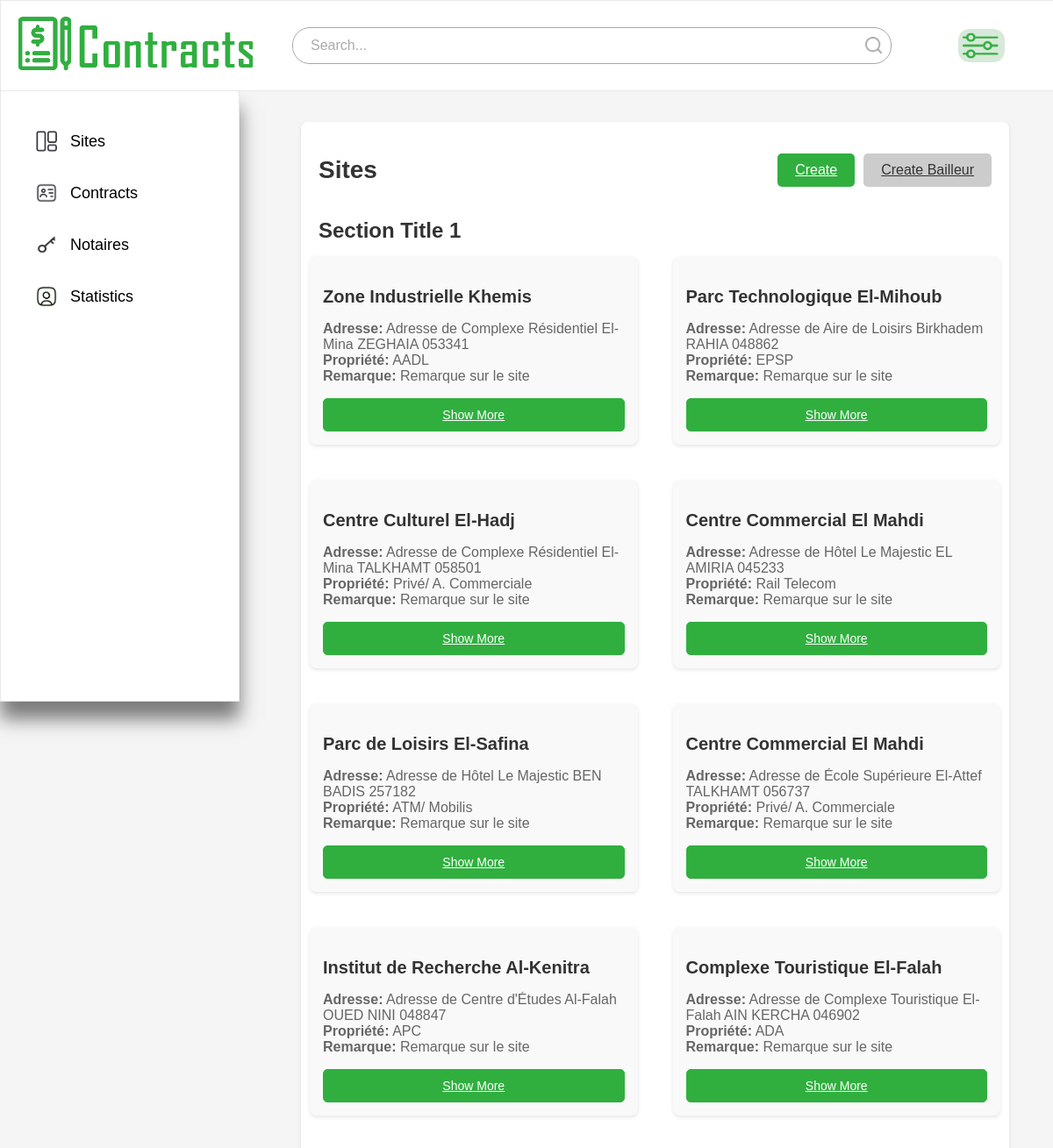
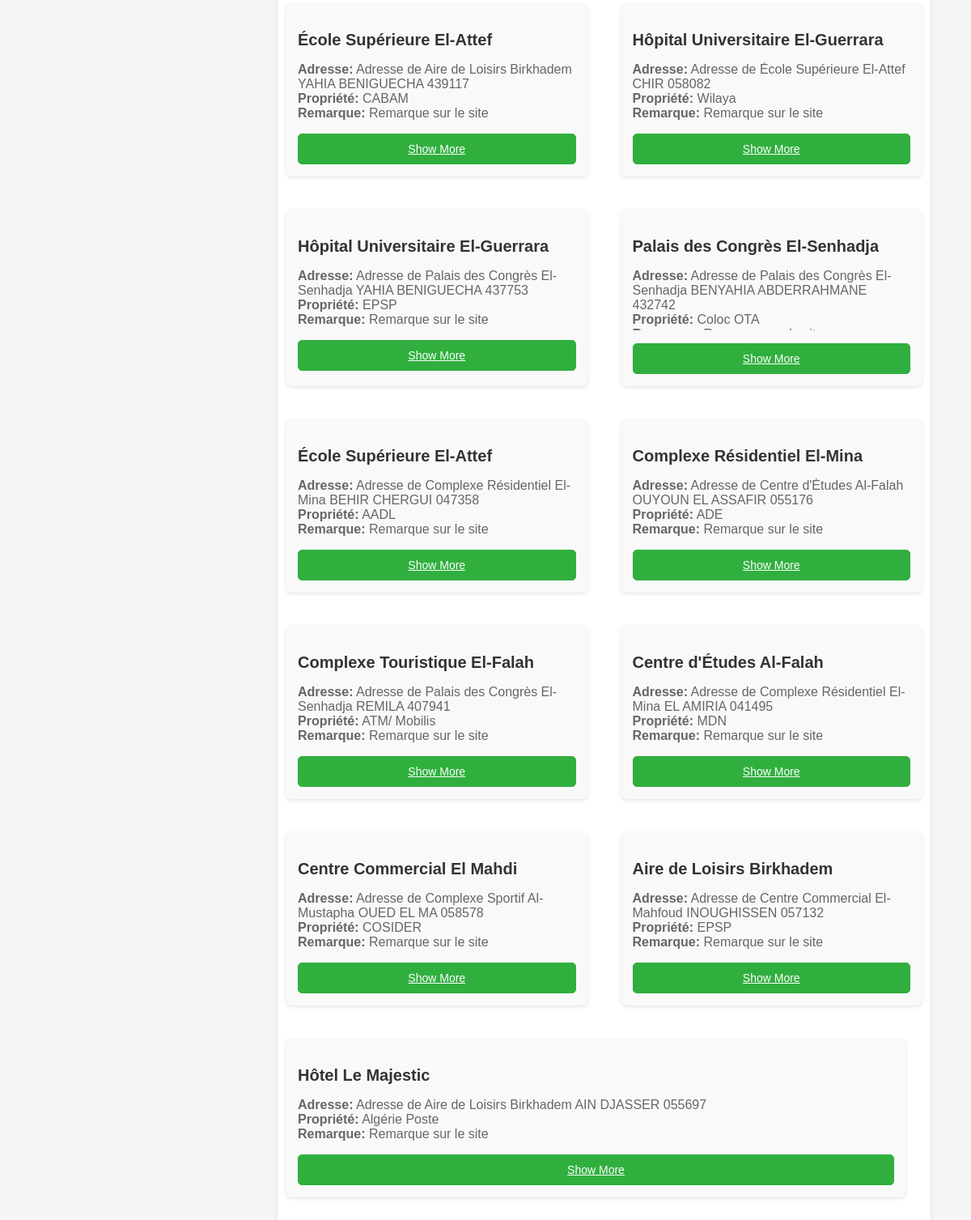
Screenshot of /site/search/ with the database file from the repository (2 pictures, top to bottom).
### app1/models.py (models this page shows, shortened)
class Site(models.Model):
    code_site = models.CharField(max_length=100, unique=True)
    nom_site = models.CharField(max_length=255)
    commune = models.ForeignKey(Commune, on_delete=models.CASCADE)
    daira = models.ForeignKey(Daira, on_delete=models.CASCADE)
    wilaya = models.ForeignKey(Wilaya, on_delete=models.CASCADE)
    longitude = models.FloatField()
    latitude = models.FloatField()
    typologie = models.CharField(max_length=255)
    surface_louee = models.FloatField()
    propriete = models.CharField(max_length=255, choices=PROPRIETE_SITE_CHOICES)
    adresse = models.CharField(max_length=255)
    bailleur = models.ForeignKey(Bailleur, on_delete=models.CASCADE)
    remarque = models.TextField(blank=True, null=True)

class Commune(models.Model):
    name = models.CharField(max_length=100)
    daira = models.ForeignKey(Daira, on_delete=models.CASCADE)
    wilaya = models.ForeignKey(Wilaya, on_delete=models.CASCADE)
    def __str__(self):
        return self.name

### app1/views.py (the view)
# urls.py: path('site/search/', views.site_search, name='site_search'),
def site_search(request):          #filtering logic for sites
    search_query = request.GET.get('search_query', '').strip()
    filter_by = request.GET.get('filter_by', 'nom_site')
    print(search_query)
    print(filter_by)
    if search_query:
        if filter_by == 'nom_site':
            sites = Site.objects.filter(nom_site__icontains=search_query)
        elif filter_by == 'code_site':
            sites = Site.objects.filter(code_site__icontains=search_query)
        elif filter_by == 'adresse':
            sites = Site.objects.filter(adresse__icontains=search_query)
        elif filter_by == 'commune':
            sites = Site.objects.filter(commune__name__icontains=search_query)
        elif filter_by == 'daira':
            sites = Site.objects.filter(daira__name__icontains=search_query)
        elif filter_by == 'wilaya':
            sites = Site.objects.filter(wilaya__name__icontains=search_query)
        elif filter_by == 'typologie':
            sites = Site.objects.filter(typologie__icontains=search_query)
        elif filter_by == 'propriete':
            sites = Site.objects.filter(propriete__icontains=search_query)
        elif filter_by == 'bailleur':
            sites = Site.objects.filter(bailleur__nom_bailleur__icontains=search_query)
        else:
            sites = Site.objects.all()
    else:
        sites = Site.objects.all()
    return render(request, 'sites/sites.html', {'sites': sites, 'search_query': search_query, 'filter_by': filter_by})

### app1/templates/sites/sites.html (shortened to what this page needs)
{% load static %}
<!DOCTYPE html>
<html lang="en">
<head>
    <link rel="stylesheet" href="{% static 'css/tester.css' %}">
</head>
<body>
    <nav class="navbar">
        <div class="logo">
            <a href="{% url 'sitess' %}"><img src="{% static 'images/company8.png' %}" alt="Logo"></a>
        </div>
        <div class="search-bar">
            <form method="GET" action="{% url 'site_search' %}">
                <input type="text" name="search_query" placeholder="Search..." value="{{ request.GET.search_query }}">
                <button type="submit"><img src="{% static 'images/search.png' %}" alt="Search"></button>
            </form>
        </div>
        <div class="filter">
            <button type="button" id="filterButton"><img src="{% static 'images/fil5.png' %}" alt="Filter"></button>
        </div>
    </nav>
    <div class="container">
        <div class="sidebar">
            <ul>
                <li><a href="{% url 'sitess' %}"><img src="{% static 'images/sites.png' %}" alt="Dashboard Default" class="default-img"><img src="{% static 'images/sites5.png' %}" alt="Dashboard Hover" class="hover-img">Sites</a></li>
                <li><a href="{% url 'contrats' %}"><img src="{% static 'images/conts.png' %}" alt="Profile Default" class="default-img"><img src="{% static 'images/conts5.png' %}" alt="Profile Hover" class="hover-img">Contracts</a></li>
                <li><a href="{% url 'notaires' %}"><img src="{% static 'images/not.png' %}" alt="Messages Default" class="default-img"><img src="{% static 'images/not5.png' %}" alt="Messages Hover" class="hover-img">Notaires</a></li>
                <li><a href="{% url 'calculate_statistics' %}"><img src="{% static 'images/sett2.png' %}" alt="Settings Default" class="default-img">Statistics</a></li>
            </ul>
        </div>
        <div class="main-content">
            <div class="content-container">
                <header class="content-header">
                    <h1>Sites</h1>
                    <div class="action-buttons">
                        <a href="{% url 'siteprof' %}" class="btn-primary">Create</a>
                        <a href="{% url 'baill' %}" class="btn-secondary">Create Bailleur</a>
                    </div>
                </header>
                <section class="section">
                    <h2>Section Title 1</h2>
                    <div class="cards">
                        {% for site in sites %}
                        <div class="card">
                            <h3>{{ site.nom_site }}</h3>
                            <p><b>Adresse:</b> {{ site.adresse }} {{ site.commune }} {{ site.code_site }}<br>
                            <b>Propriété:</b> {{ site.propriete }}<br>
                            <b>Remarque:</b> {{ site.remarque }}</p>
                            <a href="{% url 'site_detail' site.id %}" class="show-more">Show More</a>
                        </div>
                        {% endfor %}
                    </div>
                </section>
            </div>
        </div>
    </div>
</body>
</html>

### app1/static/css/tester.css (style rules this page uses)
body { margin: 0; background-color: #F5F5F5; font-family: Arial, sans-serif, Poppins; overflow-x: hidden; }
.navbar { width: 100%; height: 102px; background-color: white; display: flex; align-items: center; justify-content: space-between; padding: 0 20px; border: 1px solid #e8e8e8; position: fixed; top: 0; left: 0; z-index: 1000; }
.logo { font-size: 24px; font-weight: bold; }
.filter { display: flex; align-items: center; justify-content: center; margin: 80px 55px; position: relative; }
.filter button { padding: 10px 20px; border: 1px solid white; border-radius: 20px; background-color: white; cursor: pointer; display: flex; align-items: center; justify-content: center; }
.filter button img { width: 53px; height: 38px; }
.search-bar { flex-grow: 1; max-width: 989px; position: relative; display: flex; align-items: center; border-radius: 20px; border: 1px solid #a7a7a7; background-color: #ffffff; margin-left: 45px; height: 40px; }
.search-bar input { width: calc(100% - 40px); padding: 10px 20px; border: none; border-radius: 20px; font-size: 16px; color: #333; }
.search-bar input::placeholder { color: #aaa; }
.search-bar button { position: absolute; right: 10px; padding: 0; border: none; background-color: transparent; cursor: pointer; height: 100%; }
.search-bar button img { width: 19px; height: 19px; }
.container { display: flex; margin-top: 102px; }
.sidebar { width: 273px; background-color: white; color: black; padding: 20px; position: fixed; top: 102px; left: 0; height: calc(100vh - 102px); overflow-y: auto; border: 1px solid #e8e8e8; box-shadow: 0 20px 20px rgba(0, 0, 0, 0.5); box-sizing: border-box; }
.sidebar ul { list-style: none; padding: 0; }
.sidebar ul li { margin: 15px 0; position: relative; }
.sidebar ul li a { color: black; text-decoration: none; font-size: 18px; display: flex; align-items: center; padding: 10px 20px; border-radius: 5px; transition: color 0.3s, font-weight 0.3s; gap: 15px; }
.sidebar ul li a img { width: 24px; height: 24px; transition: opacity 0.3s; }
.sidebar ul li a .default-img { opacity: 1; }
.sidebar ul li a::before { content: ""; position: absolute; left: -10px; top: 0; height: 100%; width: 10px; background-color: #30af3f; border-radius: 0 10px 10px 0; opacity: 0; transition: opacity 0.3s; z-index: -1; }
.main-content { margin-left: 293px; padding: 20px; flex-grow: 1; }
.content-container { max-width: 1000px; width: calc(100% - 60px); margin: 17px 30px; background-color: #fff; border-radius: 8px; box-shadow: 0 2px 4px rgba(0, 0, 0, 0.1); padding: 20px; box-sizing: border-box; overflow: auto; flex-grow: 1; }
.content-header { display: flex; justify-content: space-between; align-items: center; margin-bottom: 20px; }
.content-header h1 { font-size: 28px; color: #333; }
.action-buttons { display: flex; gap: 10px; }
.action-buttons .btn-primary, .action-buttons .btn-secondary { padding: 10px 20px; border: none; border-radius: 5px; cursor: pointer; }
.action-buttons .btn-primary { background-color: #30af3f; color: #fff; }
.action-buttons .btn-secondary { background-color: #ccc; color: #333; }
.section { margin-bottom: 30px; }
.section h2 { font-size: 24px; color: #333; margin-bottom: 15px; }
.cards { display: flex; flex-wrap: wrap; gap: 20px; margin-left: -10px; margin-right: -10px; }
.card { flex: 1 1 calc(50% - 20px); background-color: #f9f9f9; padding: 15px; border-radius: 8px; box-shadow: 0 2px 4px rgba(0, 0, 0, 0.1); box-sizing: border-box; margin-bottom: 20px; }
.card:nth-child(odd) { margin-right: 20px; }
.card h3 { font-size: 20px; color: #333; margin-bottom: 10px; }
.card p { font-size: 16px; color: #666; max-height: 4.8em; overflow: hidden; transition: max-height 0.3s ease; }
.show-more { display: block; margin: 10px 0 0; padding: 10px; font-size: 14px; color: #fff; background-color: #30af3f; border: 1px solid #30af3f; border-radius: 5px; cursor: pointer; text-align: center; transition: background-color 0.3s, color 0.3s; }

### rows the page displays
Site: nom_site "Zone Industrielle Khemis", adresse "Adresse de Complexe Résidentiel El-Mina", commune "ZEGHAIA", code_site "053341", propriete "AADL", remarque "Remarque sur le site"
Site: nom_site "Parc Technologique El-Mihoub", adresse "Adresse de Aire de Loisirs Birkhadem", commune "RAHIA", code_site "048862", propriete "EPSP", remarque "Remarque sur le site"
Site: nom_site "Centre Culturel El-Hadj", adresse "Adresse de Complexe Résidentiel El-Mina", commune "TALKHAMT", code_site "058501", propriete "Privé/ A. Commerciale", remarque "Remarque sur le site"
Site: nom_site "Centre Commercial El Mahdi", adresse "Adresse de Hôtel Le Majestic", commune "EL AMIRIA", code_site "045233", propriete "Rail Telecom", remarque "Remarque sur le site"
Site: nom_site "Parc de Loisirs El-Safina", adresse "Adresse de Hôtel Le Majestic", commune "BEN BADIS", code_site "257182", propriete "ATM/ Mobilis", remarque "Remarque sur le site"
Site: nom_site "Centre Commercial El Mahdi", adresse "Adresse de École Supérieure El-Attef", commune "TALKHAMT", code_site "056737", propriete "Privé/ A. Commerciale", remarque "Remarque sur le site"
Site: nom_site "Institut de Recherche Al-Kenitra", adresse "Adresse de Centre d'Études Al-Falah", commune "OUED NINI", code_site "048847", propriete "APC", remarque "Remarque sur le site"
Site: nom_site "Complexe Touristique El-Falah", adresse "Adresse de Complexe Touristique El-Falah", commune "AIN KERCHA", code_site "046902", propriete "ADA", remarque "Remarque sur le site"
Site: nom_site "École Supérieure El-Attef", adresse "Adresse de Aire de Loisirs Birkhadem", commune "YAHIA BENIGUECHA", code_site "439117", propriete "CABAM", remarque "Remarque sur le site"
Site: nom_site "Hôpital Universitaire El-Guerrara", adresse "Adresse de École Supérieure El-Attef", commune "CHIR", code_site "058082", propriete "Wilaya", remarque "Remarque sur le site"
Site: nom_site "Hôpital Universitaire El-Guerrara", adresse "Adresse de Palais des Congrès El-Senhadja", commune "YAHIA BENIGUECHA", code_site "437753", propriete "EPSP", remarque "Remarque sur le site"
Site: nom_site "Palais des Congrès El-Senhadja", adresse "Adresse de Palais des Congrès El-Senhadja", commune "BENYAHIA ABDERRAHMANE", code_site "432742", propriete "Coloc OTA"
Site: nom_site "École Supérieure El-Attef", adresse "Adresse de Complexe Résidentiel El-Mina", commune "BEHIR CHERGUI", code_site "047358", propriete "AADL", remarque "Remarque sur le site"
Site: nom_site "Complexe Résidentiel El-Mina", adresse "Adresse de Centre d'Études Al-Falah", commune "OUYOUN EL ASSAFIR", code_site "055176", propriete "ADE", remarque "Remarque sur le site"
Site: nom_site "Complexe Touristique El-Falah", adresse "Adresse de Palais des Congrès El-Senhadja", commune "REMILA", code_site "407941", propriete "ATM/ Mobilis", remarque "Remarque sur le site"
Site: nom_site "Centre d'Études Al-Falah", adresse "Adresse de Complexe Résidentiel El-Mina", commune "EL AMIRIA", code_site "041495", propriete "MDN", remarque "Remarque sur le site"
Site: nom_site "Centre Commercial El Mahdi", adresse "Adresse de Complexe Sportif Al-Mustapha", commune "OUED EL MA", code_site "058578", propriete "COSIDER", remarque "Remarque sur le site"
Site: nom_site "Aire de Loisirs Birkhadem", adresse "Adresse de Centre Commercial El-Mahfoud", commune "INOUGHISSEN", code_site "057132", propriete "EPSP", remarque "Remarque sur le site"
Site: nom_site "Hôtel Le Majestic", adresse "Adresse de Aire de Loisirs Birkhadem", commune "AIN DJASSER", code_site "055697", propriete "Algérie Poste", remarque "Remarque sur le site"
